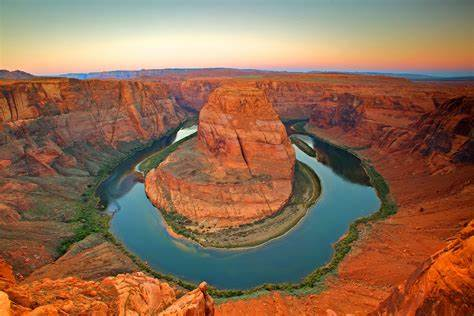
#> input picture OIP.jpg, 474 x 316 px
$ jupyter execute Exp_threshold.ipynb
#> lines starting #> are read from the running program, lines starting #| are printed output that depends on the picture; after the words box and inside, x2 and y2 are one past the last pixel; in counts of white or black regions, pixels touching at a corner belong together
[cell 1]
# Import necessary packages
import cv2
import numpy as np
import matplotlib.pyplot as plt

[cell 2]
# Read the image and Convert to gray scale
image=cv2.imread("OIP.jpg",1)
#> image is the input picture: shape (316, 474, 3); mean B, G, R 82.7, 107.1, 143.7
image=cv2.cvtColor(image,cv2.COLOR_BGR2RGB)
image_gray=cv2.imread("OIP.jpg",0)
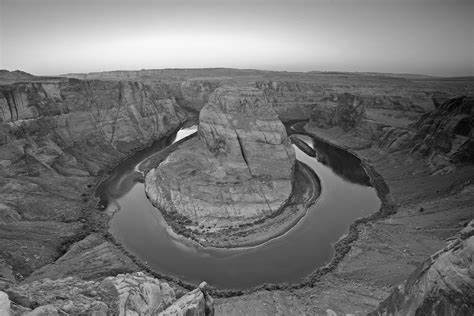
#> image_gray: shape (316, 474); min 0, max 255, mean 115.3

[cell 3]
# Global thresholding
# cv2.threshold(image, threshold_value, max_val, thresholding_technique)
ret,thresh_img1=cv2.threshold(image_gray,86,255,cv2.THRESH_BINARY)
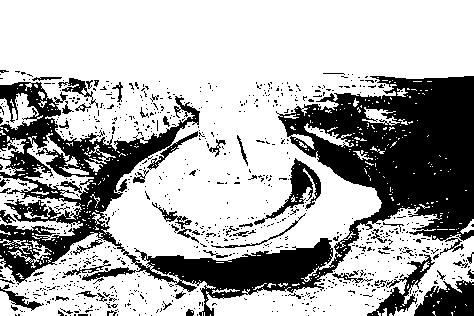
#> thresh_img1: shape (316, 474); 68.4% white; 868 black regions (808 under 20 px), largest, box (x1, y1, x2, y2) and area: (0, 76, 474, 316) 37888, (414, 280, 474, 316) 1519, (254, 158, 321, 225) 1067
ret,thresh_img2=cv2.threshold(image_gray,86,255,cv2.THRESH_BINARY_INV)
ret,thresh_img3=cv2.threshold(image_gray,86,255,cv2.THRESH_TOZERO)
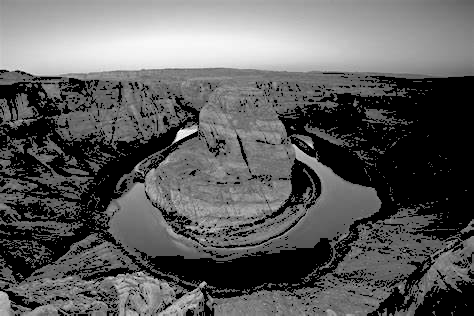
#> thresh_img3: shape (316, 474); min 0, max 255, mean 94.4
ret,thresh_img4=cv2.threshold(image_gray,86,255,cv2.THRESH_TOZERO_INV)
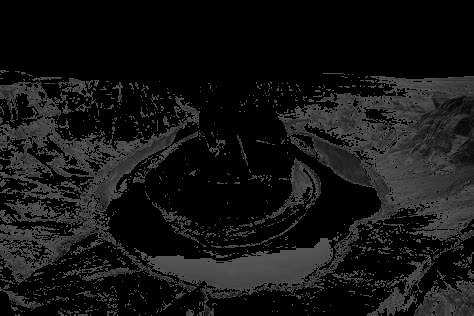
#> thresh_img4: shape (316, 474); min 0, max 86, mean 20.8
ret,thresh_img5=cv2.threshold(image_gray,100,255,cv2.THRESH_TRUNC)
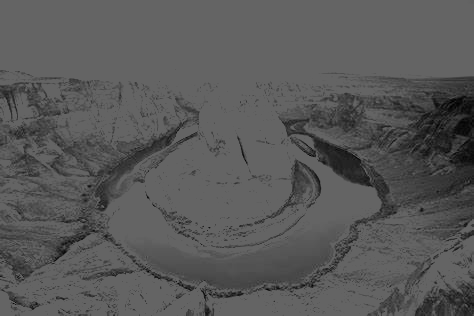
#> thresh_img5: shape (316, 474); min 0, max 100, mean 88.3

[cell 4]
# Adaptive thresholding
# cv2.adaptiveThreshold(source, max_val, adaptive_method, threshold_type, blocksize, constant)
thresh_img7=cv2.adaptiveThreshold(image_gray,255,cv2.ADAPTIVE_THRESH_MEAN_C,cv2.THRESH_BINARY,11,2)
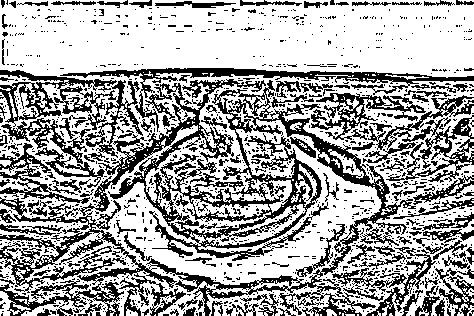
#> thresh_img7: shape (316, 474); 64.9% white; black in thin lines or dots
thresh_img8=cv2.adaptiveThreshold(image_gray,255,cv2.ADAPTIVE_THRESH_GAUSSIAN_C,cv2.THRESH_BINARY,11,2)
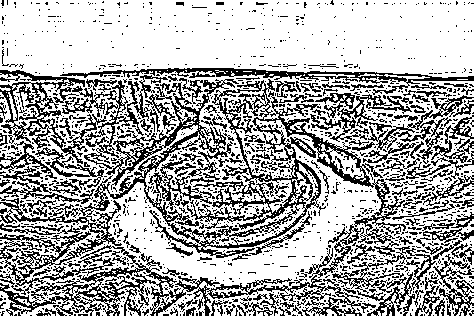
#> thresh_img8: shape (316, 474); 67.6% white; black in thin lines or dots

[cell 5]
# Optimum global thresholding using Otsu's method
# cv2.threshold(img,0,255,cv2.THRESH_BINARY+cv2.THRESH_OTSU)
ret,thresh_img6=cv2.threshold(image_gray,0,255,cv2.THRESH_BINARY+cv2.THRESH_OTSU)
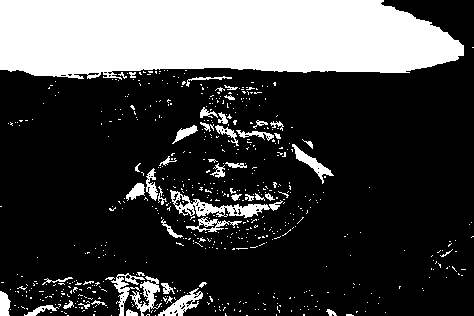
#> thresh_img6: shape (316, 474); 25.7% white; 616 white regions (569 under 20 px), largest, box (x1, y1, x2, y2) and area: (0, 0, 464, 80) 31168, (170, 190, 283, 218) 983, (130, 276, 162, 316) 465
#> ret = 138

[cell 6]
# Display the results
titles=["Gray Image","Threshold Image (Binary)","Threshold Image (Binary Inverse)","Threshold Image (To Zero)"
       ,"Threshold Image (To Zero-Inverse)","Threshold Image (Truncate)","Otsu","Adaptive Threshold (Mean)","Adaptive Threshold (Gaussian)"]
images=[image_gray,thresh_img1,thresh_img2,thresh_img3,thresh_img4,thresh_img5,thresh_img6,thresh_img7,thresh_img8]
for i in range(0,9):
    plt.figure(figsize=(10,10))
    plt.subplot(1,2,1)
    plt.title("Original Image")
    plt.imshow(image)
    plt.axis("off")
    plt.subplot(1,2,2)
    plt.title(titles[i])
    plt.imshow(cv2.cvtColor(images[i],cv2.COLOR_BGR2RGB))
    plt.axis("off")
    plt.show()
#> this loop made 9 passes
#> pass 1, `plt.show()`:
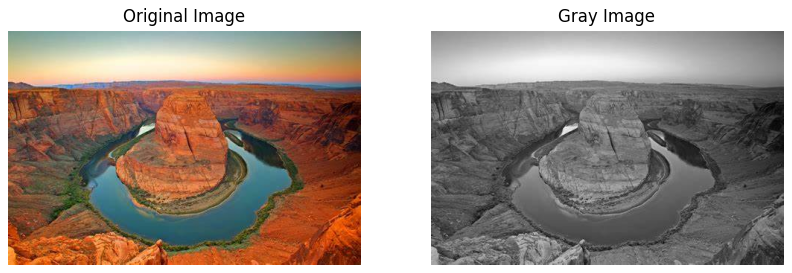
#> figure drawn by matplotlib, 2 panels
#> pass 2, `plt.show()`:
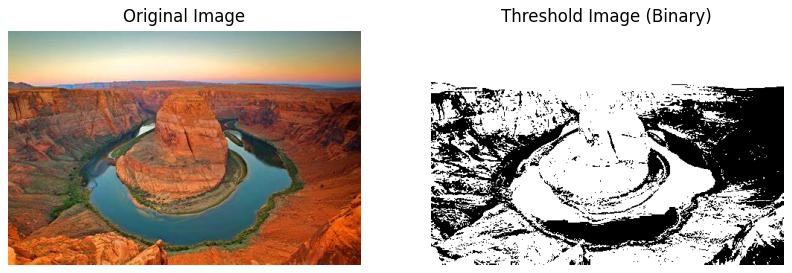
#> figure drawn by matplotlib, 2 panels

$ run again, with originalimage.png saved as OIP.jpg
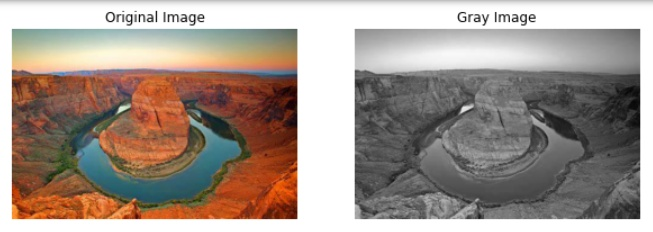
#> input picture originalimage.png, 653 x 232 px
#> image is the input picture: shape (232, 653, 3); mean B, G, R 140.2, 149, 162.2
#> `ret,thresh_img1=cv2.threshold(image_gray,86,255,cv2.THRESH_BINARY)`:
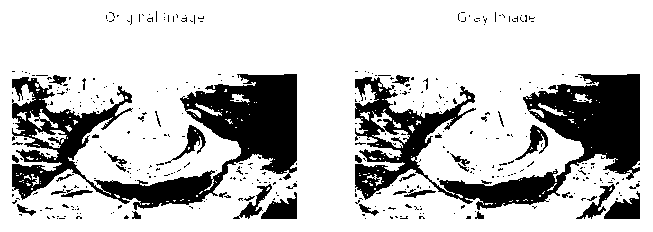
#> thresh_img1: shape (232, 653); 77.1% white; 389 black regions (351 under 20 px), largest, box (x1, y1, x2, y2) and area: (12, 74, 297, 210) 14639, (355, 74, 640, 210) 14609, (604, 191, 640, 219) 586
#> thresh_img7: shape (232, 653); 69.7% white; 574 black regions (466 under 20 px), largest, box (x1, y1, x2, y2) and area: (354, 29, 640, 219) 16996, (12, 29, 298, 219) 16774, (0, 0, 653, 2) 1306
#> thresh_img8: shape (232, 653); 72.8% white; 801 black regions (675 under 20 px), largest, box (x1, y1, x2, y2) and area: (354, 29, 640, 219) 14812, (12, 29, 298, 219) 13396, (0, 0, 653, 2) 1306
#> thresh_img6: shape (232, 653); 39.5% white; 37 white regions (33 under 20 px), largest, box (x1, y1, x2, y2) and area: (0, 0, 653, 232) 59490, (118, 105, 130, 113) 47, (460, 105, 473, 113) 47, (108, 13, 113, 21) 36
#> ret = 166
#> the loop `for i in range(0,9):` made 9 passes
#> pass 2, `plt.show()`:
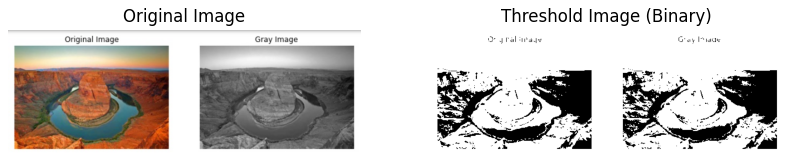
#> figure drawn by matplotlib, 2 panels
